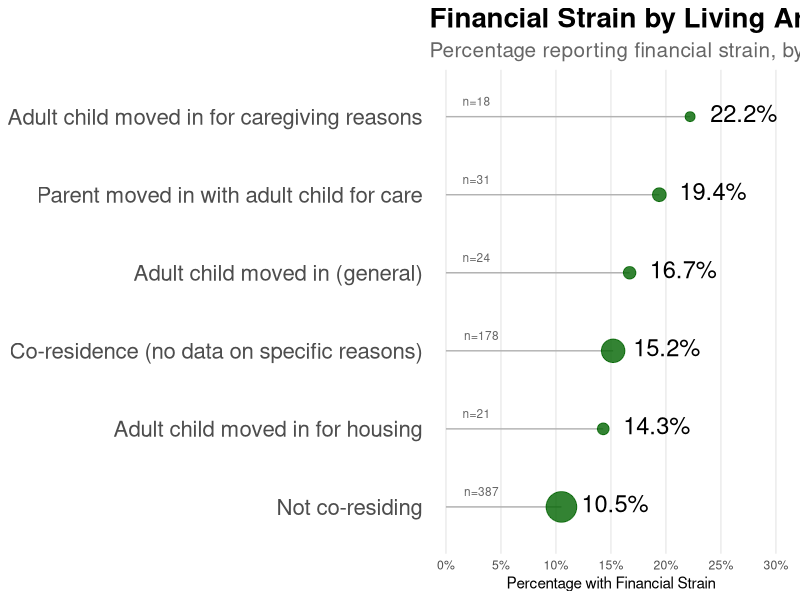
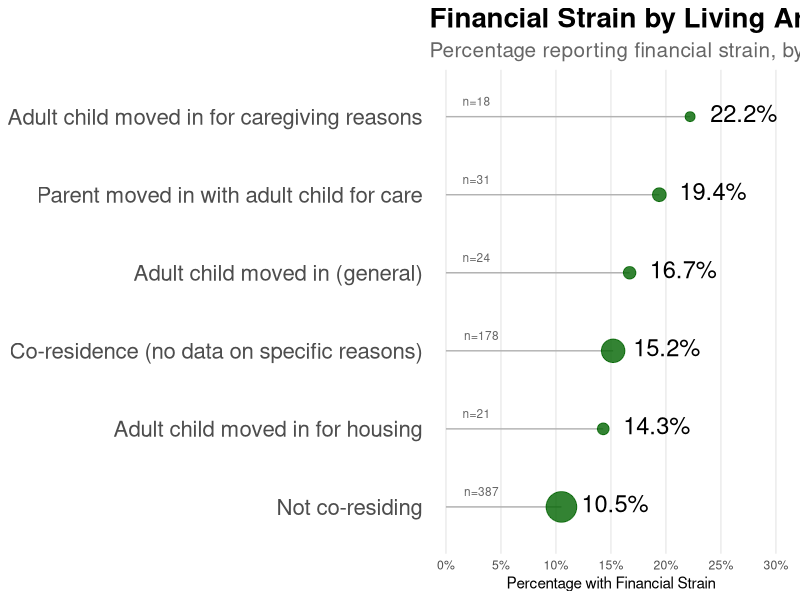

The R script that drew these images, in order:
#=======================================================================================================#
# Anna Bokun 
# Postdoc, Population Research Center, University of Texas at Austin

# "Can I Afford to Support My Aging Parents? Financial Challenges of Adult Children Caregivers: The Cost of Living Together with an Aging Parent"
# PAA 2025

# Figure comparing different move-in scenarios with caregiver financial strain

# Script created in RStudio ("Cranberry Hibiscus")
# updated 2/26/2025
#=======================================================================================================#

library(ggplot2)
library(dplyr)
library(tidyr)
library(forcats)

# Create dataset based on Table 6 from your paper
financial_strain_data <- data.frame(
  living_arrangement = c(
    "Adult child moved in for caregiving reasons",
    "Parent moved in with adult child for care",
    "Adult child moved in for housing",
    "Adult child moved in (general)",
    "Co-residence (no data on specific reasons)",
    "Not co-residing"
  ),
  financial_strain_pct = c(22.2, 19.4, 14.3, 16.7, 15.2, 10.5),
  n = c(18, 31, 21, 24, 178, 387)
)

# Sort by financial strain percentage
financial_strain_data <- financial_strain_data %>%
  mutate(living_arrangement = fct_reorder(living_arrangement, financial_strain_pct))

# Create Cleveland dot plot
p <- ggplot(financial_strain_data, aes(x = financial_strain_pct, y = living_arrangement)) +
  # Add horizontal lines
  geom_segment(aes(x = 0, xend = financial_strain_pct, 
                   y = living_arrangement, yend = living_arrangement),
               color = "gray70") +
  # Add circles for values
  geom_point(aes(size = n), color = "darkgreen", alpha = 0.8) +
  # Add text labels
  geom_text(aes(label = paste0(financial_strain_pct, "%")), 
            hjust = -0.3, vjust = 0.3, size = 6) +
  # Add sample size as labels
  geom_text(aes(label = paste0("n=", n)), x = 1, hjust = -0.2, 
            vjust = -1.2, size = 3, color = "gray40") +
  # Scales and labels
  scale_x_continuous(limits = c(0, 30), 
                     breaks = seq(0, 30, by = 5),
                     labels = function(x) paste0(x, "%")) +
  scale_size_continuous(range = c(3, 10), guide = "none") +
  labs(title = "Financial Strain by Living Arrangement Among Adult Child Caregivers",
       subtitle = "Percentage reporting financial strain, by move-in scenario",
       x = "Percentage with Financial Strain",
       y = NULL) +
  theme_minimal() +
  theme(
    panel.grid.minor = element_blank(),
    panel.grid.major.y = element_blank(),
    axis.text.y = element_text(size = 16),
    plot.title = element_text(face = "bold", size = 20),
    plot.subtitle = element_text(color = "gray40", size = 15)
  )

print(p)

# Save 
ggsave(
  "finc_strain_living_arrang.png",  # File name
  plot = p,                                # Your plot object
  width = 14,                              # Width in inches
  height = 7,                              # Height in inches
  dpi = 300,                               # Resolution (300 dpi is print quality)
  bg = "white"                             # White background
)